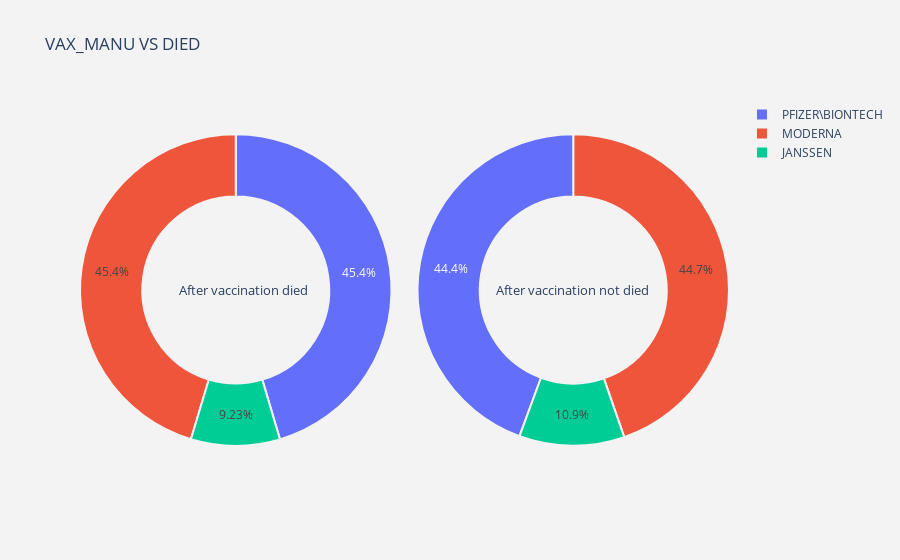
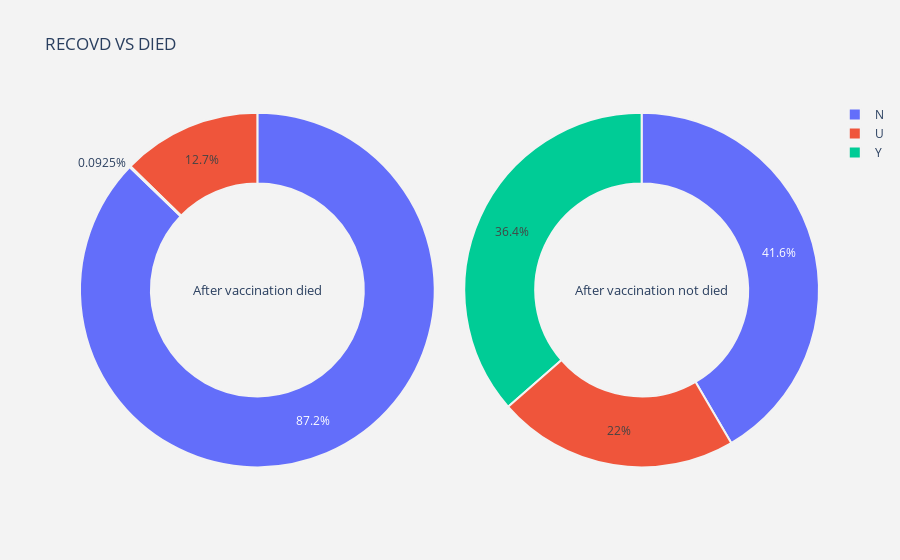
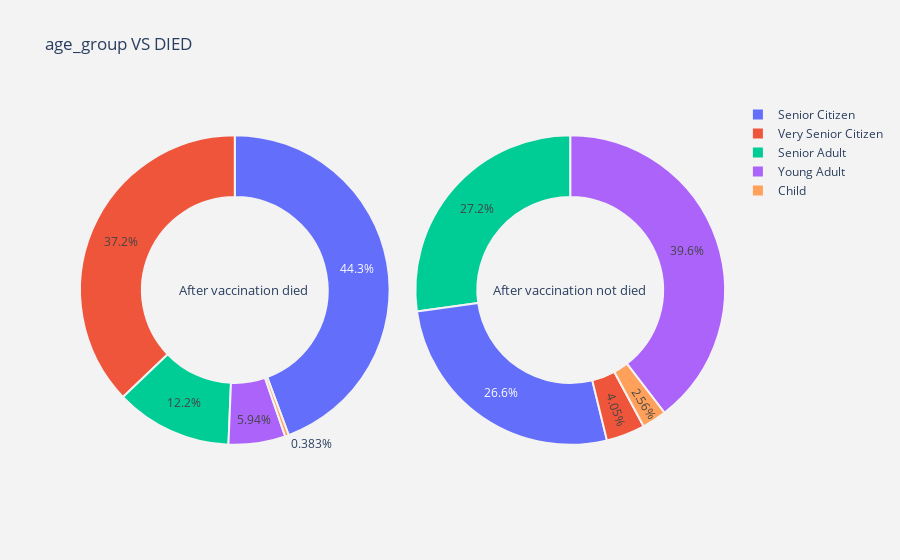

The code cell stored with these charts, in order, in its notebook:
### Code cell
for i in cat_cols :
    plot_pie(i)

### Figure 1 — Plotly figure (JSON) as saved in the notebook; plotly's stock layout.template omitted (floating-point values rounded to 4 significant figures)
{"data": [{"domain": {"x": [0, 0.48]}, "hole": 0.6, "hoverinfo": "label+percent+name", "labels": ["PFIZER\\BIONTECH", "MODERNA", "JANSSEN"], "marker": {"line": {"color": "rgb(243,243,243)", "width": 2}}, "name": "Died", "type": "pie", "values": [3436, 3431, 698]}, {"domain": {"x": [0.52, 1]}, "hole": 0.6, "hoverinfo": "label+percent+name", "labels": ["MODERNA", "PFIZER\\BIONTECH", "JANSSEN"], "marker": {"line": {"color": "rgb(243,243,243)", "width": 2}}, "name": "Non died", "type": "pie", "values": [206857, 205488, 50494]}], "layout": {"annotations": [{"font": {"size": 13}, "showarrow": false, "text": "After vaccination died", "x": 0.15, "y": 0.5}, {"font": {"size": 13}, "showarrow": false, "text": "After vaccination not died", "x": 0.88, "y": 0.5}], "paper_bgcolor": "rgb(243,243,243)", "plot_bgcolor": "rgb(243,243,243)", "title": {"text": "VAX_MANU VS DIED "}}}

### Figure 2 — Plotly figure (JSON) as saved in the notebook; plotly's stock layout.template omitted (floating-point values rounded to 4 significant figures)
{"data": [{"domain": {"x": [0, 0.48]}, "hole": 0.6, "hoverinfo": "label+percent+name", "labels": ["N", "U", "Y"], "marker": {"line": {"color": "rgb(243,243,243)", "width": 2}}, "name": "Died", "type": "pie", "values": [6597, 961, 7]}, {"domain": {"x": [0.52, 1]}, "hole": 0.6, "hoverinfo": "label+percent+name", "labels": ["N", "Y", "U"], "marker": {"line": {"color": "rgb(243,243,243)", "width": 2}}, "name": "Non died", "type": "pie", "values": [192390, 168677, 101772]}], "layout": {"annotations": [{"font": {"size": 13}, "showarrow": false, "text": "After vaccination died", "x": 0.15, "y": 0.5}, {"font": {"size": 13}, "showarrow": false, "text": "After vaccination not died", "x": 0.88, "y": 0.5}], "paper_bgcolor": "rgb(243,243,243)", "plot_bgcolor": "rgb(243,243,243)", "title": {"text": "RECOVD VS DIED "}}}

### Figure 3 — Plotly figure (JSON) as saved in the notebook; plotly's stock layout.template omitted (floating-point values rounded to 4 significant figures)
{"data": [{"domain": {"x": [0, 0.48]}, "hole": 0.6, "hoverinfo": "label+percent+name", "labels": ["Senior Citizen", "Very Senior Citizen", "Senior Adult", "Young Adult", "Child"], "marker": {"line": {"color": "rgb(243,243,243)", "width": 2}}, "name": "Died", "type": "pie", "values": [3354, 2811, 922, 449, 29]}, {"domain": {"x": [0.52, 1]}, "hole": 0.6, "hoverinfo": "label+percent+name", "labels": ["Young Adult", "Senior Adult", "Senior Citizen", "Very Senior Citizen", "Child"], "marker": {"line": {"color": "rgb(243,243,243)", "width": 2}}, "name": "Non died", "type": "pie", "values": [183171, 125988, 123100, 18732, 11848]}], "layout": {"annotations": [{"font": {"size": 13}, "showarrow": false, "text": "After vaccination died", "x": 0.15, "y": 0.5}, {"font": {"size": 13}, "showarrow": false, "text": "After vaccination not died", "x": 0.88, "y": 0.5}], "paper_bgcolor": "rgb(243,243,243)", "plot_bgcolor": "rgb(243,243,243)", "title": {"text": "age_group VS DIED "}}}
